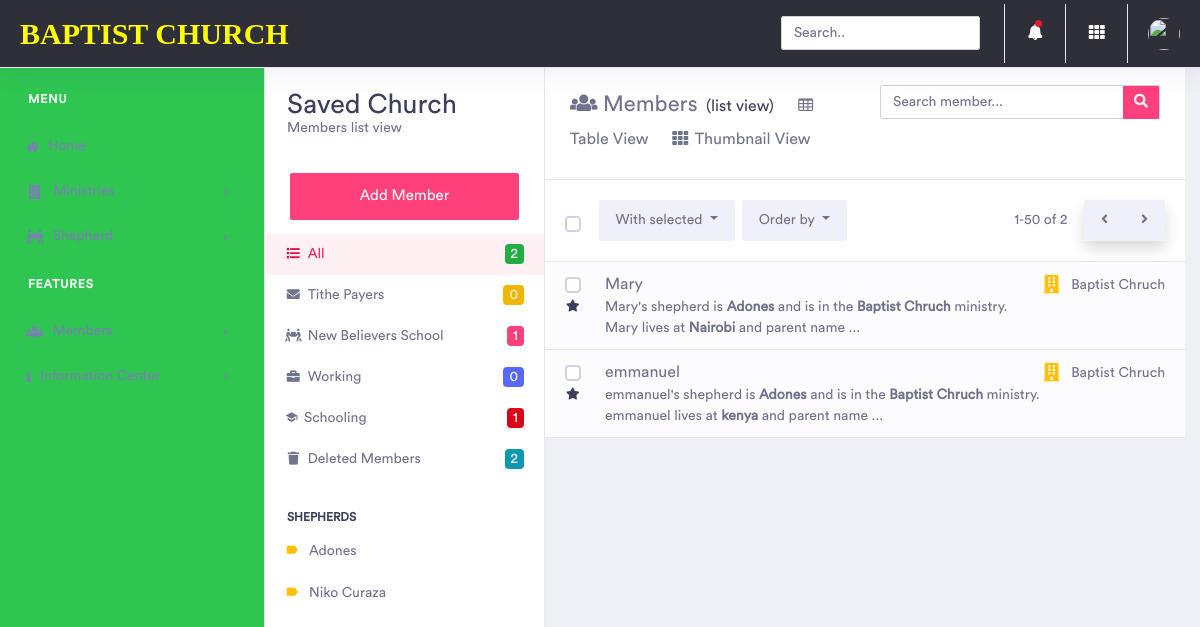
/members/list/ (signed in), run on the app's committed database.
### Member/models.py (models this page shows, shortened)
class Shepherd(models.Model):
    name = models.CharField(max_length=255)
    age = models.PositiveIntegerField()
    def __str__(self):
        return self.name

class Member(models.Model):
    name = models.CharField(max_length=255)
    active = models.BooleanField()
    shepherd = models.ForeignKey(Shepherd, on_delete=models.CASCADE, null=True, blank=True)
    ministry = models.ForeignKey(Ministry, on_delete=models.CASCADE, null=True, blank=True)
    telephone = models.PositiveIntegerField(null=True, blank=True)
    location = models.CharField(max_length=255)
    fathers_name = models.CharField(max_length=255, null=True, blank=True)
    mothers_name = models.CharField(max_length=255, null=True, blank=True)
    guardians_name = models.CharField(max_length=255, null=True, blank=True)
    new_believer_school = models.BooleanField()
    pays_tithe = models.BooleanField()
    working = models.BooleanField()
    schooling = models.BooleanField()
    picture = models.ImageField(upload_to=upload_image_path, null=True, blank=True)
    objects = MemberManager()

class Ministry(models.Model):
    name = models.CharField(max_length=255)
    description = models.TextField()
    leader = models.CharField(max_length=255)
    def __str__(self):
        return self.name

### Member/views.py (the view)
# urls.py: path('list/', list_members, name="list_members"),
@login_required
def list_members(request):
    template = "members/list.html"
    members = Member.objects.active()
    shepherds = Shepherd.objects.all()
    ministries = Ministry.objects.all()
    profile = UserProfile.objects.get_or_create(user=request.user)
    context = {
        "profile": profile,
        "members": members, "shepherds": shepherds, "ministries": ministries, "total": len(members),
        "total_tithe": len(Member.objects.pays_tithe()),
        "total_new_believers": len(Member.objects.new_believer_school()),
        "total_schooling": len(Member.objects.schooling()),
        "total_working": len(Member.objects.working()),
        "total_delete": len(members),
        "status": "all"
    }
    return render(request, template, context)

### Member/models.py (called while the page is built)
    def active(self):
        qs = self.get_queryset().filter(active=True)
        return qs

    def new_believer_school(self):
        return self.active().filter(new_believer_school=True)

    def pays_tithe(self):
        return self.active().filter(pays_tithe=True)

    def working(self):
        return self.active().filter(working=True)

    def schooling(self):
        return self.active().filter(schooling=True)

### templates/members/list.html (shortened to what this page needs)
{% extends 'base.html' %}
{% block content %}
    <div class="dashboard-wrapper">
        <div class="container-fluid table">
                <aside class="page-aside">
                    <div class="aside-content">
                        <div class="aside-header">
                            <button class="navbar-toggle" data-target=".aside-nav" data-toggle="collapse" type="button"><span class="icon"></span></button><span class="title">Saved Church</span>
                            <p class="description">Members list view </p>
                        </div>
                        <div class="aside-compose"><a class="btn btn-lg btn-secondary btn-block" href="{% url 'add_member' %}">Add Member</a></div>
                        <div class="aside-nav collapse">
                            <ul class="nav">
                                <li class="{% if status %}active{% endif %}"><a href="{% url 'list_members' %}"><span class="icon"><i class="fas fa-fw fa-list"></i></span>All<span class="badge badge-success float-right">{{ total }}</span></a></li>
                                <li class="{% if tithe %}active{% endif %}"><a href="{% url 'get_members_by_statuses' 'tithe' %}"><span class="icon"><i class="fas fa-fw  fa-envelope"></i></span>Tithe Payers <span class="badge badge-warning float-right text-light">{{ total_tithe }}</span></a></li>
                                <li class="{% if new_believers %}active{% endif %}"><a href="{% url 'get_members_by_statuses' 'new_believers' %}"><span class="icon"><i class="fas fa-fw fa-people-carry"></i></span>New Believers School<span class="badge badge-secondary float-right">{{ total_new_believers }}</span></a></li>
                                <li class="{% if working %}active{% endif %}"><a href="{% url 'get_members_by_statuses' 'working' %}"><span class="icon"><i class="fas fa-fw fa-briefcase"></i></span>Working<span class="badge badge-primary float-right">{{ total_working }}</span></a></li>
                                <li class="{% if schooling %}active{% endif %}"><a href="{% url 'get_members_by_statuses' 'schooling' %}"><span class="icon"><i class="mdi mdi-school"></i></span>Schooling<span class="badge badge-danger float-right">{{ total_schooling }}</a></li>
                                <li class="{{ active }}"><a href="{% url 'list_deleted_members' %}"><span class="icon"><i class="fas fa-fw fa-trash"></i></span>Deleted Members <span class="badge badge-info float-right">{{ total_delete }}</span></a></li>
                            </ul><span class="title">Shepherds</span>
                            <ul class="nav nav-pills nav-stacked">
                                {% for shepherd in shepherds %}
                                <li class="{% if shepherd_name %}active{% endif %}">
                                    <a href="{% url 'get_members_by_shepherd' shepherd.name %}" id="{{ shepherd.pk }}">
                                        <i class="m-r-10 mdi mdi-label text-warning"></i>{{ shepherd.name }}
                                    </a>
                                </li>
                                {% endfor %}
                            </ul>
                        </div>
                    </div>
                </aside>
                <div class="main-content container-fluid p-0">
                    <div class="email-inbox-header">
                        <div class="row">
                            <div class="col-lg-6">
                                <div class="email-title">
                                    <span class="icon"><i class="fas fa-users"></i></span> Members <span class="new-messages">(list view)</span>
                                    <a href="{% url 'table_members' %}" class="ml-3 h6"><i class="mr-1 fa fa-fw fa-table"></i>Table View</a>
                                    <a href="{% url 'thumbnail_members' %}" class="ml-3 h6"><i class="mr-1 fas fa-fw fa-th"></i>Thumbnail View</a>
                                </div>
                            </div>
                            <div class="col-lg-6">
                                <div class="email-search">
                                    <form action="{% url 'search_members' %}" method="get">
                                        <div class="input-group input-search">
                                            <input class="form-control" type="text" placeholder="Search member..." name="q"><span class="input-group-btn">
                                            <button class="btn btn-secondary" type="submit"><i class="fas fa-search"></i></button></span>
                                        </div>
                                    </form>
                                </div>
                            </div>
                        </div>
                    </div>
                    <div class="email-filters">
                        <div class="email-filters-left">
                            <div class="btn-group">
                                <button class="btn btn-light dropdown-toggle" data-toggle="dropdown" type="button">
                                    With selected </button>
                            </div>
                            <div class="btn-group">
                                <button class="btn btn-light dropdown-toggle" data-toggle="dropdown" type="button">Order by </button>
                            </div>
                        </div>
                        <div class="email-filters-right"><span class="email-pagination-indicator">1-50 of {{ total }}</span>
                            <div class="btn-group email-pagination-nav shadow">
                                <button class="btn btn-light" type="button"><i class="fas fa-angle-left"></i></button>
                                <button class="btn btn-light" type="button"><i class="fas fa-angle-right"></i></button>
                            </div>
                        </div>
                    </div>
                    <div class="email-list">
                        {% for member in members %}
                            <div class="email-list-item">
                                <div class="email-list-actions">
                                    <label class="custom-control custom-checkbox">
                                    </label><a class="favorite active" href="#"><span><i class="fas fa-star text-dark"></i></span></a>
                                </div>
                                <div class="email-list-detail"><span class="date float-right"><span class="icon"><i class="fas fa-building text-warning"></i> </span>{{ member.ministry }}</span><span class="from">{{ member.name }}</span>
                                    <a href="{% url 'detail_member' member.pk %}">
                                        <p class="msg">
                                            {{ member.name }}'s shepherd is <b>{{ member.shepherd }}</b> and is in the <b>{{ member.ministry }}</b> ministry. {{ member.name }}
                                        lives at <b>{{ member.location }}</b> and parent name ...
                                        </p>
                                    </a>
                                </div>
                            </div>
                        {% endfor %}
                    </div>
                </div>
            </div>
{% endblock content %}

### templates/base.html (shortened to what this page needs)
{% load static %}
<!doctype html>
<html lang="en">
<head>
    <link rel="stylesheet" href="{% static 'assets/vendor/bootstrap/css/bootstrap.min.css' %}">
    <link href="{% static 'assets/vendor/fonts/circular-std/style.css' %}" rel="stylesheet">
    <link rel="stylesheet" href="{% static 'assets/libs/css/style.css' %}">
    <link rel="stylesheet" href="{% static 'assets/vendor/fonts/fontawesome/css/fontawesome-all.css' %}">
    <link href="{% static 'assets/personal/font-awesome-4.7.0/css/font-awesome.min.css' %}" rel="stylesheet" />
    <link rel="stylesheet" href="{% static 'assets/vendor/fonts/material-design-iconic-font/css/materialdesignicons.min.css' %}">
</head>
<body>
    {% block main_content %}
        <div class="dashboard-main-wrapper">
             <div class="dashboard-header">
                <nav class="navbar navbar-expand-lg bg-dark fixed-top">
         <a class="navbar-brand" href="{% url 'home' %}" style="color: yellow; font-family:Lucida Handwriting; ">Baptist Church</a>
                    <div class="collapse navbar-collapse" id="navbarSupportedContent">
                        <ul class="navbar-nav ml-auto navbar-right-top">
                            <li class="nav-item">
                                <div id="custom-search" class="top-search-bar">
                                    <input class="form-control" type="text" placeholder="Search..">
                                </div>
                            </li>
                            <li class="nav-item dropdown notification">
                                <a class="nav-link nav-icons" href="#" id="navbarDropdownMenuLink1" data-toggle="dropdown" aria-haspopup="true" aria-expanded="false"><i class="fas fa-fw fa-bell text-white"></i> <span class="indicator"></span></a>
                            </li>
                            <li class="nav-item dropdown connection">
                                <a class="nav-link" href="#" id="navbarDropdown" role="button" data-toggle="dropdown" aria-haspopup="true" aria-expanded="false"> <i class="fas fa-fw fa-th text-white"></i> </a>
                            </li>
                            <li class="nav-item dropdown nav-user">
                                <a class="nav-link nav-user-img" href="#" id="navbarDropdownMenuLink2" data-toggle="dropdown" aria-haspopup="true" aria-expanded="false"><img src="{% if not profile  %}{% static 'assets/images/avatar-1.jpg' %}{% else %}{{ profile.picture.url }}{% endif %}" alt="" class="user-avatar-md rounded-circle"></a>
                            </li>
                        </ul>
                    </div>
                </nav>
            </div>
            <div class="nav-left-sidebar sidebar-dark bg-success">
                <div class="menu-list">
                    <nav class="navbar navbar-expand-lg navbar-light">
                        <div class="collapse navbar-collapse" id="navbarNav">
                            <ul class="navbar-nav flex-column">
                                <li class="nav-divider text-white">
                                    Menu
                                </li>
                                <li class="nav-item"><a href="{% url 'home' %}" class="nav-link {{ home_active }}"><i class="fa fa-home"></i>Home</a></li>
                                <li class="nav-item ">
                                    <a class="nav-link {{ ministries_active_add }}{{ ministries_active_list }}" href="#" data-toggle="collapse" aria-expanded="false" data-target="#submenu-1" aria-controls="submenu-1"><i class="fa fa-fw fa-building"></i>Ministries <span class="badge badge-success">6</span></a>
                                </li>
                                <li class="nav-item">
                                    <a href="#" class="nav-link {{ shepherds_active_add }}{{ shepherds_active_list }}" data-toggle="collapse" aria-expanded="false" data-target="#shepherd-submenu" aria-controls="shepherd-submenu"><i class="fas fa-people-carry"></i>Shepherd</a>
                                </li>
                                <li class="nav-divider text-white">
                                    Features
                                </li>
                                <li class="nav-item">
                                    <a href="#" class="nav-link {{ members_active_list }}{{ members_active_add }}" data-toggle="collapse" aria-expanded="false" data-target="#members-submenu" aria-controls="members-submenu"><i class="fas fa-users"></i>Members</a>
                                </li>
                                <li class="nav-item">
                                    <a href="#" class="nav-link" data-toggle="collapse" aria-expanded="false" data-target="#information" aria-controls="information"><i class="fa fa-info"></i>Information Center</a>
                                </li>
                            </ul>
                        </div>
                    </nav>
                </div>
            </div>
            {% block content %}
            {% endblock content %}
        </div>
        </div>
    {% endblock main_content %}
</body>
</html>

### data on the page
Shepherd: name "Adones"
Shepherd: name "Niko Curaza"
Member: ministry "Baptist Chruch", name "Mary", shepherd "Adones", location "Nairobi"
Member: ministry "Baptist Chruch", name "emmanuel", shepherd "Adones", location "kenya"

### other printed values
{{ total }} "2"
{{ total_tithe }} "0"
{{ total_new_believers }} "1"
{{ total_working }} "0"
{{ total_schooling }} "1"
{{ total_delete }} "2"
